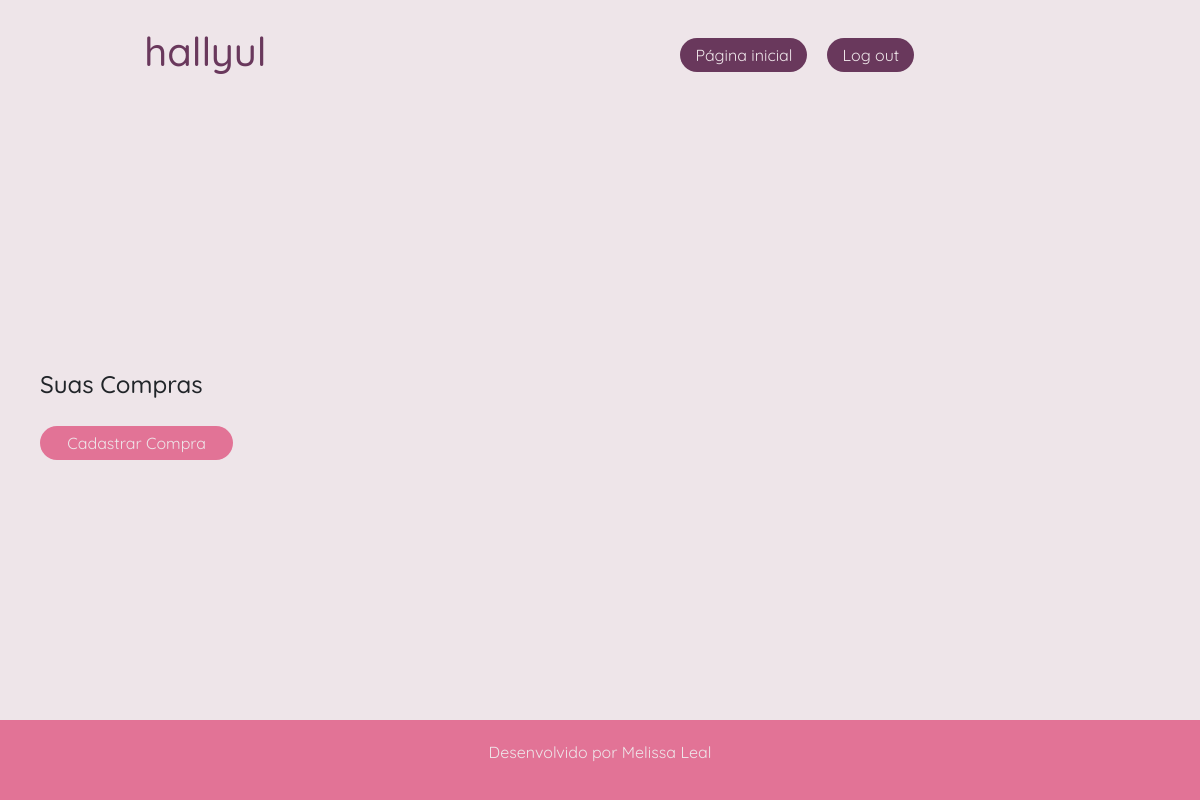
Page /view/compras.php (signed in) on the earlier database version.
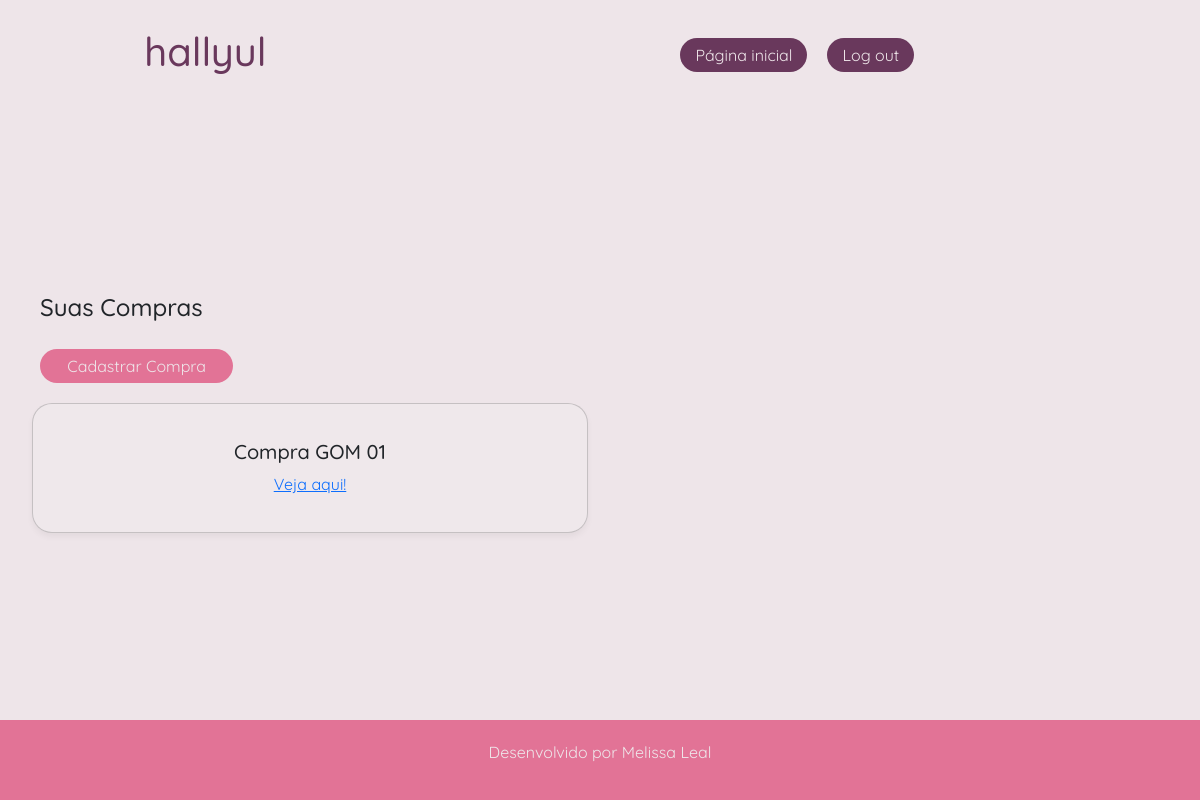
Same page on the later database version.
### tables this page shows
CREATE TABLE IF NOT EXISTS `compraGOM` (
  `id` INT NOT NULL AUTO_INCREMENT,
  `idCompra` INT NOT NULL,
  `idGOM` INT NOT NULL,
  PRIMARY KEY (`id`),
  CONSTRAINT `idCompra`
    FOREIGN KEY (`idCompra`)
    REFERENCES `compra` (`id`)
    ON DELETE NO ACTION
    ON UPDATE NO ACTION,
  CONSTRAINT `idGOM`
    FOREIGN KEY (`idGOM`)
    REFERENCES `usuario` (`id`)
    ON DELETE NO ACTION
    ON UPDATE NO ACTION);

CREATE TABLE IF NOT EXISTS `compra` (
  `id` INT NOT NULL AUTO_INCREMENT,
  `nome` VARCHAR(45) NOT NULL,
  PRIMARY KEY (`id`));

### view/components/cardceg.php (the view, shortened to what this page needs)
<div class="card text-center d-flex cardceg">
    <div class="card-body">
        <h5 class="card-title">
            <?= $nome; ?>
        </h5>
        <a href="ceg.php?idcompra=<?= $compra; ?>">Veja aqui!</a>
    </div>
</div>

### view/components/head.php (shortened to what this page needs)
<!DOCTYPE html>
<html lang="pt-br">
<head>
    <link href="https://cdn.jsdelivr.net/npm/bootstrap@5.3.3/dist/css/bootstrap.min.css" rel="stylesheet">
    <link rel="stylesheet" href="https://cdn.jsdelivr.net/npm/bootstrap-icons@1.11.3/font/bootstrap-icons.min.css">
    <link rel="stylesheet" href="../public/style/style.css">
</head>
<body>

### view/components/header.php
<header class="container-fluid" id="mainheader">
    <div class="row align-items-center justify-content-center">
        <div class="col-4 align-items-center justify-content-center">
            <h1 class="text-center">hallyul</h1>
        </div>
        <div class="col-8 align-items-left justify-content-left">
            <?php
                include 'nav.php';
            ?>
        </div>
    </div>
</header>

### view/components/nav.php (shortened to what this page needs)
<div class="row">
    <nav id="barraNav" class="navbar navbar-expand-lg" id="navbar">
        <div class="container-fluid">
            <div class="navbar-collapse ms-auto collapse" id="barraNavConteudo">
                <div class="m-auto">
                    <ul class="navbar-nav ms-auto mb-2 mb-lg-0">
<?php
    if(!isset($_SESSION['tipoUsuario'])){
?>
                        <li class="nav-item">
                            <div class="btnNav">
                                <a href="about.php">Sobre a Hallyul</a>
                            </div>
                        </li>
<?php
    }else if((isset($_SESSION)) && (($_SESSION['tipoUsuario'] == 'GOM') || ($_SESSION['tipoUsuario'] == 'Collector') || ($_SESSION['tipoUsuario'] == 'GOMllector'))){
?>
                        <li class="nav-item">
                            <div class="btnNav">
                                <a href="index.php">Página inicial</a>
                            </div>
                        </li>
<?php
    }
?>
<?php
    if(isset($_SESSION['tipoUsuario'])){
?>
                        <li class="nav-item">
                            <div class="btnNav">
                               <a href="../controller/logout.php">Log out</a>
                            </div>
                        </li>
<?php
    }
?>
                    </ul>
                </div>
            </div>
        </div>
    </nav>
</div>

### view/compras.php (shortened to what this page needs)
<?php
    include '../model/connection.php';
    include 'components/head.php';
    include 'components/header.php';
    $sql = "SELECT * FROM compra cm
    INNER JOIN compraGOM cg ON cg.idCompra = cm.id WHERE cg.idGOM = :idUsuario;";
    $command = $pdo->prepare($sql);
    $command->bindParam(':idUsuario', $_SESSION['idUsuario']);
    $command->execute();
    $compras = $command->fetchAll();
?>
<main>
    <div class="container-fluid">
        <div class="row">
            <?php
                $size = 4;
                $title = 'Suas Compras';
                include 'components/lefttitle.php';
            ?>
        </div>
        <div class="row">
            <a href="cegregistration.php" class="col-2 btnpurple">Cadastrar Compra</a>
        </div>
        <div class="row">
            <?php
                foreach($compras as $compra){
            ?>
            <div class="col-6 mb-4">
                <?php
                    $nome = $compra['nome'];
                    include 'components/cardceg.php';
                ?>
            </div>
            <?php
                }
            ?>
        </div>
    </div>
</main>
<?php
    include 'components/footer.php';
    include 'components/foot.php';
?>

### view/components/lefttitle.php
<div class="row align-items-center justify-content-left lefttitle">
        <div class="col-6 align-items-center justify-content-left text-left">
            <h<?= $size; ?>> <?= $title; ?> </h<?= $size; ?>>
        </div>
</div>

### view/components/footer.php
<footer class="container-fluid" id="footer">
        <div class="row text-center">
            <p>Desenvolvido por Melissa Leal</p>
        </div>
</footer>

### view/components/foot.php (shortened to what this page needs)
</body>
</html>

### public/style/style.css (style rules this page uses)
* { padding: 0px; margin: 0px; font-family: var(--fontePrincipal); }
:root { --fontePrincipal: Quicksand; --cor01: #EEE5E9; --roxo01: #69385C; --cor03: #FFE5D4; --cor04: #FF66B3; --cor05: #E27396; --roxo02: #BF88B0; }
html, body { margin: 0; padding: 0; height: 100%; display: flex; flex-direction: column; }
#mainheader { background-color: var(--cor01); color: var(--roxo01); padding: 20px; }
.nav-item { margin: 10px; }
.btnNav { background-color: var(--roxo01); padding: 5px 15px; border-radius: 20px; }
.btnNav a { color: var(--cor01); text-decoration: none; }
main { flex: 1; background-color: var(--cor01); height: fit-content; padding: 20px; display: flex; justify-content: center; align-items: center; flex-flow: row wrap; }
#footer { background-color: var(--cor05); padding: 20px; color: var(--cor01); }
.lefttitle { padding: 20px; }
.cardceg { background-color: #f2f2f24a; border-radius: 20px; padding: 20px; display: flex; flex-direction: column; box-shadow: 0 4px 6px rgba(0, 0, 0, 0.048); transition: transform 0.3s ease-in-out; height: 100%; }
.btnpurple { background-color:var(--cor05); color: var(--cor01); text-decoration: none; text-align: center; margin: 0px 20px 20px 20px; padding: 5px 15px; border-radius: 20px; }

Differences in the rows shown:
now on this page (row edited): compragom: idCompra.nome "Compra GOM 01"
